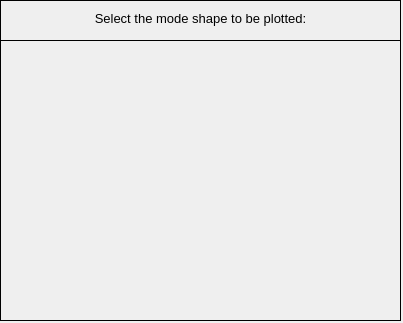
<?xml version="1.0" encoding="UTF-8"?>
<ui version="4.0">
 <class>Dialog</class>
 <widget class="QDialog" name="Dialog">
  <property name="windowModality">
   <enum>Qt::NonModal</enum>
  </property>
  <property name="geometry">
   <rect>
    <x>0</x>
    <y>0</y>
    <width>403</width>
    <height>323</height>
   </rect>
  </property>
  <property name="sizePolicy">
   <sizepolicy hsizetype="Fixed" vsizetype="Fixed">
    <horstretch>0</horstretch>
    <verstretch>0</verstretch>
   </sizepolicy>
  </property>
  <property name="contextMenuPolicy">
   <enum>Qt::DefaultContextMenu</enum>
  </property>
  <property name="windowTitle">
   <string>Plot mode shapes</string>
  </property>
  <property name="windowIcon">
   <iconset>
    <normaloff>../../../../../../Downloads/load - Copia.png</normaloff>../../../../../../Downloads/load - Copia.png</iconset>
  </property>
  <property name="whatsThis">
   <string/>
  </property>
  <widget class="QWidget" name="widget" native="true">
   <property name="geometry">
    <rect>
     <x>0</x>
     <y>0</y>
     <width>401</width>
     <height>321</height>
    </rect>
   </property>
   <property name="font">
    <font>
     <kerning>true</kerning>
    </font>
   </property>
   <widget class="QFrame" name="frame">
    <property name="geometry">
     <rect>
      <x>0</x>
      <y>0</y>
      <width>401</width>
      <height>41</height>
     </rect>
    </property>
    <property name="frameShape">
     <enum>QFrame::Box</enum>
    </property>
    <property name="frameShadow">
     <enum>QFrame::Plain</enum>
    </property>
    <property name="lineWidth">
     <number>1</number>
    </property>
    <widget class="QLabel" name="label">
     <property name="geometry">
      <rect>
       <x>10</x>
       <y>10</y>
       <width>381</width>
       <height>16</height>
      </rect>
     </property>
     <property name="font">
      <font>
       <pointsize>10</pointsize>
       <italic>false</italic>
      </font>
     </property>
     <property name="text">
      <string>Select the mode shape to be plotted:</string>
     </property>
     <property name="textFormat">
      <enum>Qt::AutoText</enum>
     </property>
     <property name="alignment">
      <set>Qt::AlignCenter</set>
     </property>
    </widget>
   </widget>
   <widget class="QFrame" name="frame_2">
    <property name="geometry">
     <rect>
      <x>0</x>
      <y>40</y>
      <width>401</width>
      <height>281</height>
     </rect>
    </property>
    <property name="frameShape">
     <enum>QFrame::Box</enum>
    </property>
    <property name="frameShadow">
     <enum>QFrame::Plain</enum>
    </property>
   </widget>
  </widget>
 </widget>
 <resources/>
 <connections/>
</ui>
